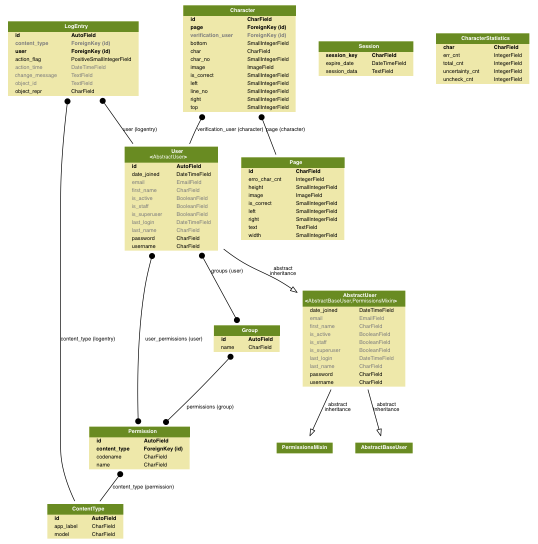
#> input picture myapp_models.png, 1075 x 1088 px (shown at 1/2 size)
$ python -i layout_page_rect.py   (imports and definitions only)   (Python 2 division)   (older library calls are emulated)
#> lines starting #> are read from the running program, lines starting #| are printed output that depends on the picture; after the words box and inside, x2 and y2 are one past the last pixel; in counts of white or black regions, pixels touching at a corner belong together
#> in find_bar_rectangle, image is the input picture: shape (1088, 1075, 4); mean R, G, B, A 241.3, 241.6, 226.5, 254.9
# coding: utf-8
import numpy as np
import matplotlib.pyplot as plt
import matplotlib.patches as mpatches

from skimage import io
from skimage.filters import threshold_otsu, threshold_adaptive
from skimage.segmentation import clear_border
from skimage.measure import label
from skimage.morphology import rectangle, binary_dilation
from skimage.measure import regionprops
from skimage.color import label2rgb
import sys

class LayoutPageRect(object):
    @staticmethod
    def binarisation(src_image):
        if len(src_image.shape) == 3:
            image = (src_image.sum(axis=2) / 3).astype('ubyte')
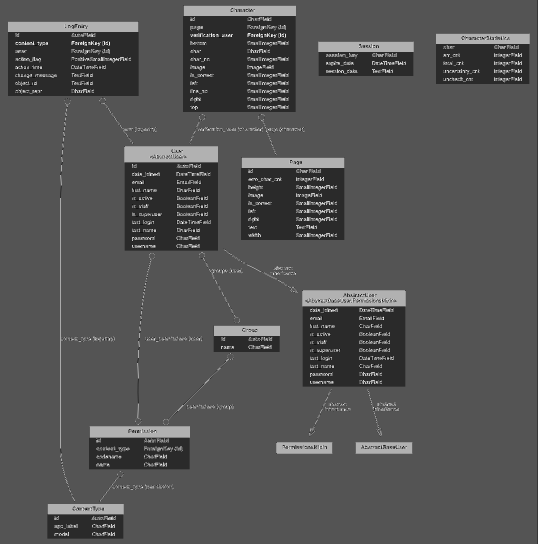
#> image: shape (1088, 1075) (shown at 1/2 size); min 0, max 255, mean 83.1
        else:
            image = src_image
        thresh = threshold_otsu(image)
#> thresh = 132
        binary = (image > thresh).astype('ubyte')
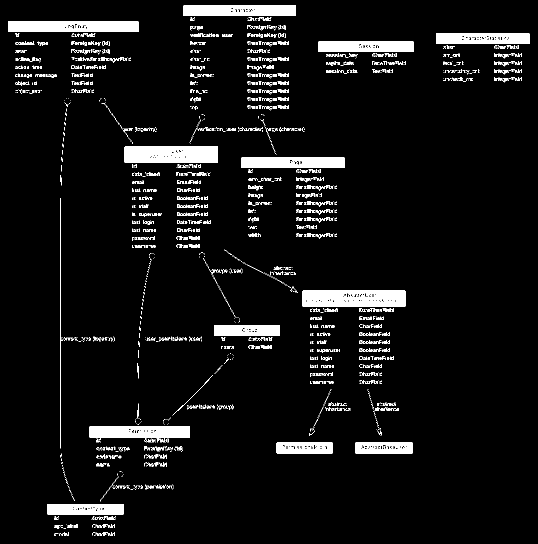
#> binary: shape (1088, 1075) (shown at 1/2 size); values 0 (black) and 1 (white), 6.2% white; 2374 white regions (2019 under 20 px), largest, box (x1, y1, x2, y2) and area: (605, 581, 811, 613) 5887, (249, 293, 436, 325) 5716, (16, 43, 277, 64) 5301
        binary1 = 1 - binary
        im = 255 - np.multiply(255 - image, binary1)
        block_size = 35
        binary = threshold_adaptive(image, block_size, offset=20)
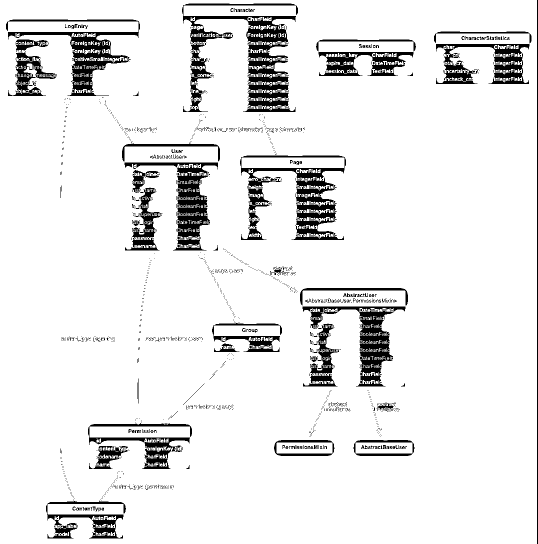
#> binary: shape (1088, 1075) bool (shown at 1/2 size); 91.4% white; 2061 black regions (1936 under 20 px), largest, box (x1, y1, x2, y2) and area: (364, 7, 596, 224) 15024, (480, 311, 692, 480) 10871, (12, 39, 280, 192) 8334
        binary = binary.astype('ubyte')
        return binary

    @staticmethod
    def find_bar_rectangle(src_image, save=False):
        image = io.imread(src_image, 0)
        bw = LayoutPageRect.binarisation(image)
        image_height, image_width = bw.shape
#> image_height = 1088; image_width = 1075
        image = image[:, 50:image_width-50]
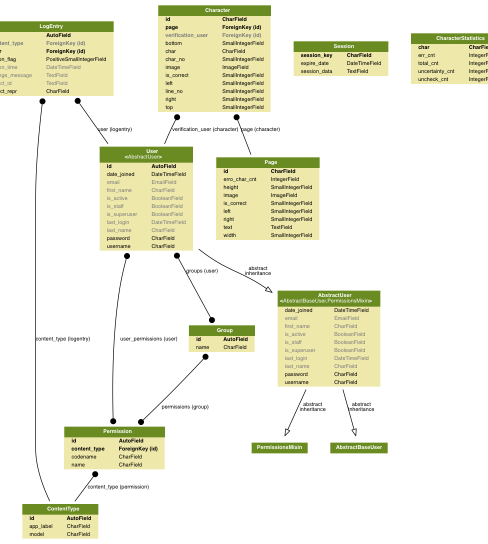
#> image: shape (1088, 975, 4) (shown at 1/2 size); mean R, G, B, A 240.3, 240.7, 224.6, 255
        bw = bw[:, 50:image_width-50]
#> bw: shape (1088, 975); values 0 (black) and 1 (white), 91% white; 2039 black regions (1913 under 20 px), largest, box (x1, y1, x2, y2) and area: (314, 7, 546, 224) 15024, (430, 311, 642, 480) 10871, (199, 325, 386, 501) 8154
        image_height, image_width = bw.shape
#> image_width = 975
        bw = (1 - bw).astype('ubyte')
        bw = clear_border(bw)
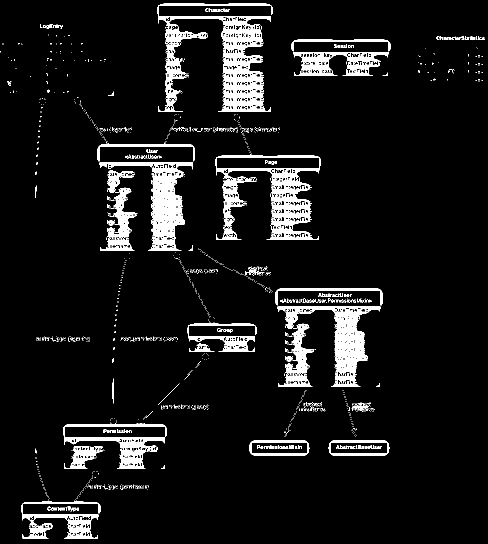
#> bw: shape (1088, 975) (shown at 1/2 size); values 0 (black) and 1 (white), 7.6% white; 2026 white regions (1907 under 20 px), largest, box (x1, y1, x2, y2) and area: (314, 7, 546, 224) 15024, (430, 311, 642, 480) 10871, (199, 325, 386, 501) 8154

        selem = rectangle(20, 65)
        bw = binary_dilation(bw, selem)
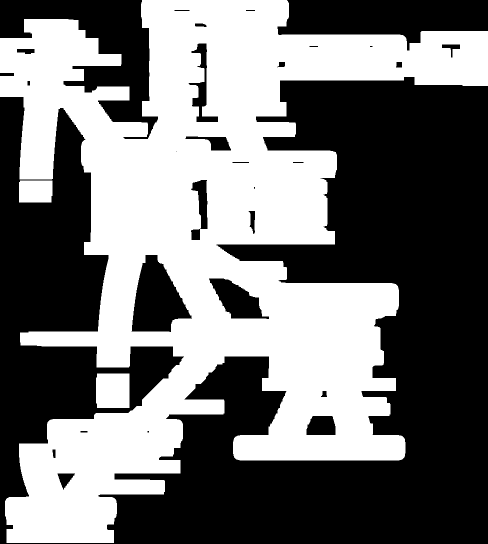
#> bw: shape (1088, 975) bool (shown at 1/2 size); 45.8% white; 3 white regions, box (x1, y1, x2, y2) and area: (0, 0, 975, 1086) 478163, (192, 747, 259, 816) 4589, (38, 361, 105, 405) 2916

        label_image = label(bw, connectivity=2)
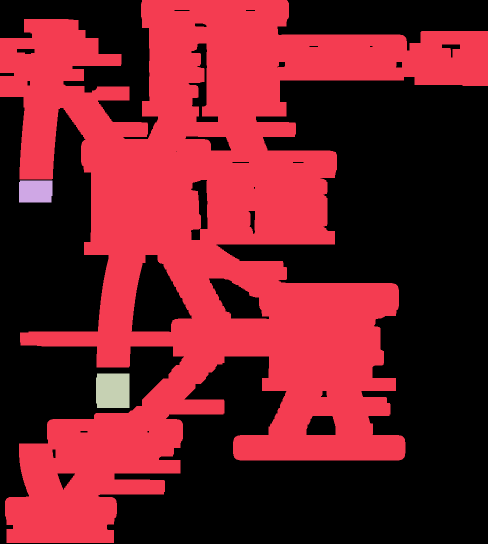
#> label_image: shape (1088, 975) int32 (shown at 1/2 size); 4 distinct labels, from 0 to 3; one colour per label, 0 black

        regions = []
        for region in regionprops(label_image):
            minr, minc, maxr, maxc = region.bbox
            if (maxr - minr) < 400:
                continue
            cc = image_height / 2
            if maxc < image_width/2 or minc > image_width/2:
                pass
            else:
                if (maxc - minc) < 250: # 将显示卷号的页面跳过
                    continue
            if (maxr > cc and minr < cc):
                distance_diff = abs(abs(maxr - cc) - abs(minr - cc))
                if distance_diff < 100:
                    continue
            print minr, minc, maxr, maxc
            regions.append( (minr, minc, maxr, maxc) )
#> this loop made 3 passes
#> (minr, minc, maxr, maxc, cc, distance_diff) on pass 1: (0, 0, 1086, 975, 544, 2)
#> (minr, minc, maxr, maxc) on passes 2 to 3: (361, 38, 405, 105), (747, 192, 816, 259)
#> after the loop, regions = []
        merged_regions = []
        count = len(regions)
#> count = 0
        print count
#| 0
        minr = 0
        minc = 0
        maxr = 0
        maxc = 0
        for i in range(count):
            if i == 0:
                minr, minc, maxr, maxc = regions[i]
            else:
                if abs(regions[i][0] - minr) < 100:
                    minr = min(regions[i][0], minr)
                    minc = min(regions[i][1], minc)
                    maxr = max(regions[i][2], maxr)
                    maxc = max(regions[i][3], maxc)
                else:
                    merged_regions.append( (minr, minc, maxr, maxc) )
                    minr, minc, maxr, maxc = regions[i]
#> after the loop, merged_regions = []
        if maxr != 0:
            merged_regions.append((minr, minc, maxr, maxc))

        # [7 lines of commented-out code are left out]
        if len(merged_regions) != 2:
            print '%s has %d regions.' % (src_image, count)
#| ../myapp_models.png has 0 regions.
        print merged_regions
        if save:
            for i in range(len(merged_regions)):
                minr, minc, maxr, maxc = merged_regions[i]
                region_image = image[minr:maxr+1, minc:maxc+1]
                dstname = src_image.replace('.', '_%s.' % (i+1))
                io.imsave(dstname, region_image)

        return regions

    if __name__ == '__main__':
        find_bar_rectangle(sys.argv[1], False)

>>> result = LayoutPageRect().find_bar_rectangle('../myapp_models.png')
#> result = []
